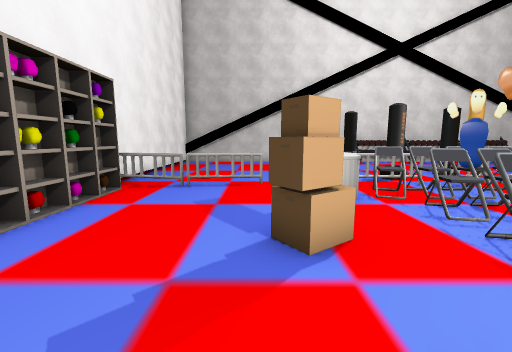
view 1 (above)

21 first-person views from a walk through a 3-D level made in the Unity game engine. The camera is 1.4 m above the floor, tilts 8° down and sees 90° across. The floor is counted in squares, 1 m on a side. Each view is taken from the middle of a square. On the plan, view 1 faces up. The plan holds only what a view shows up to about 13 squares ahead; the rest is blank. The place goes on beyond the plan. The player character is not drawn.

view 2
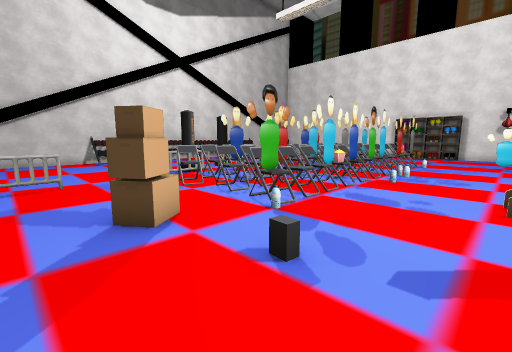

view 3
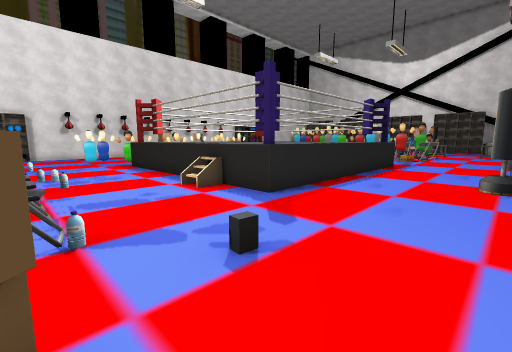

view 4
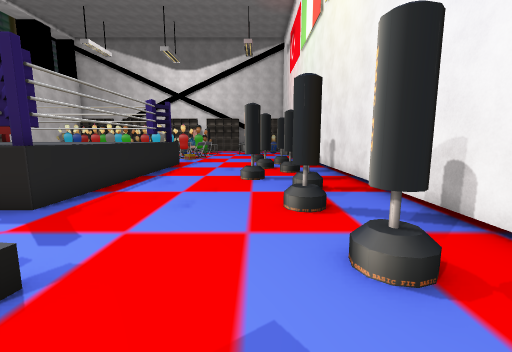

view 5
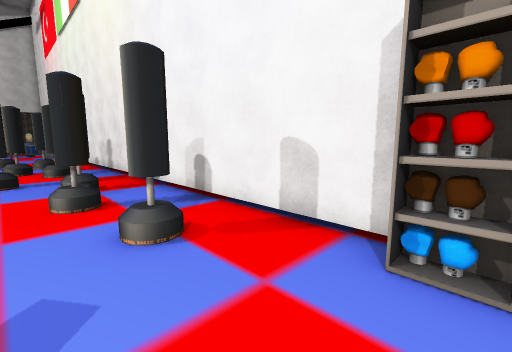

view 6
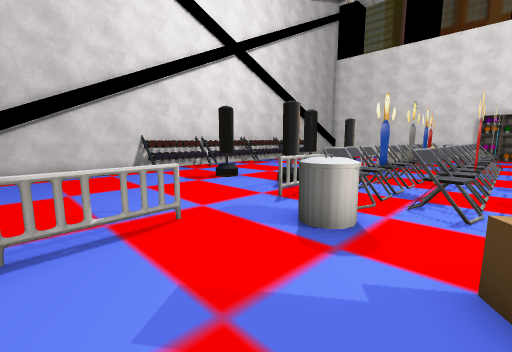

view 7
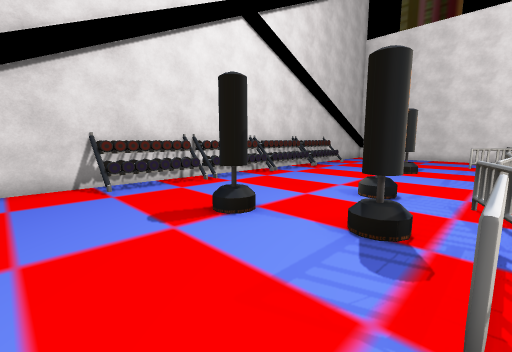

view 8
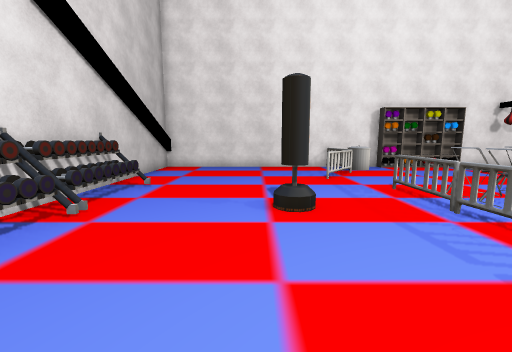

view 9
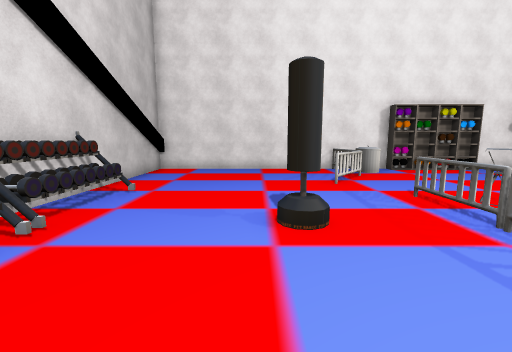

view 10
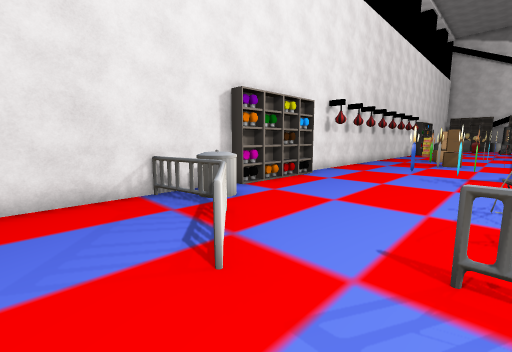

view 11
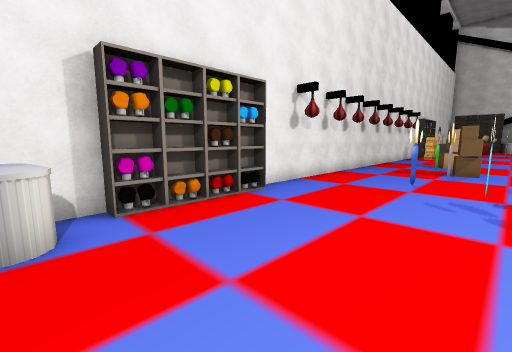

view 12
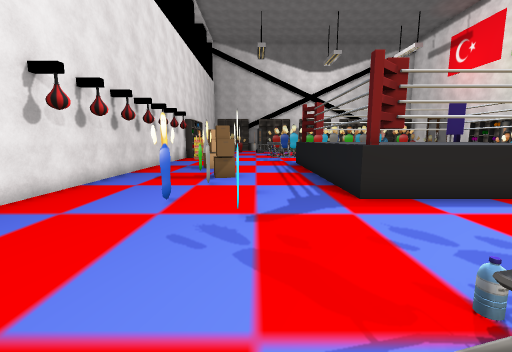

view 13
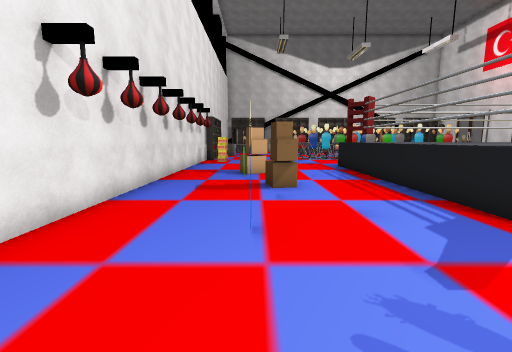

view 14
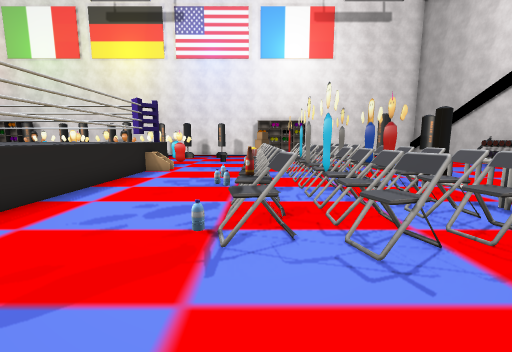

view 15
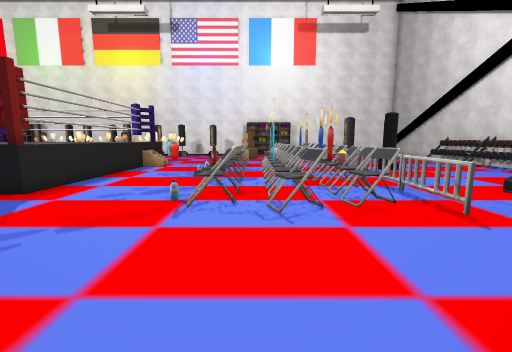

view 16
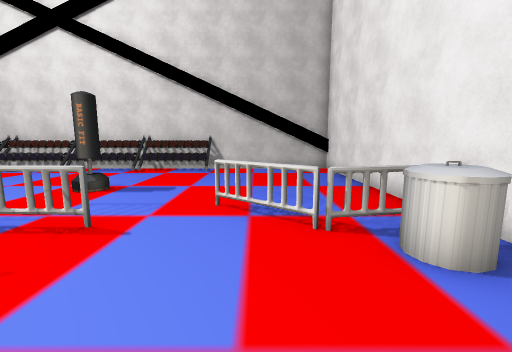

view 17
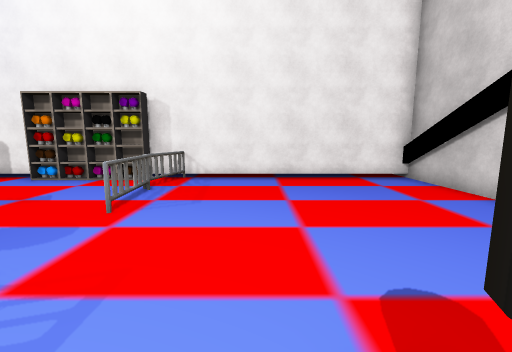

view 18
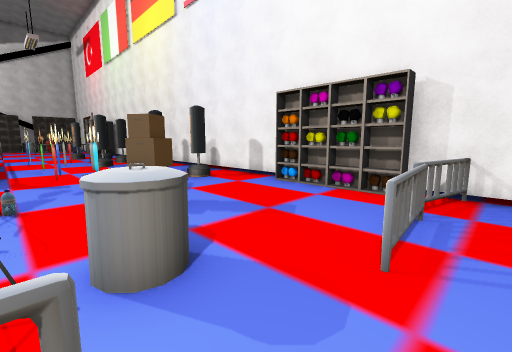

view 19
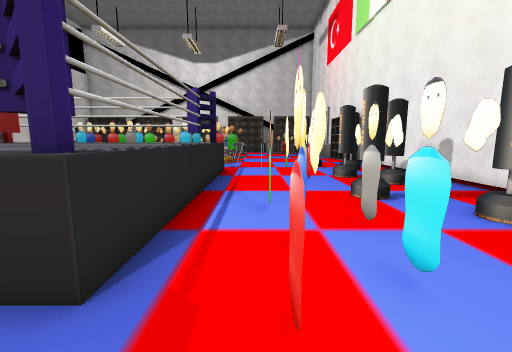

view 20
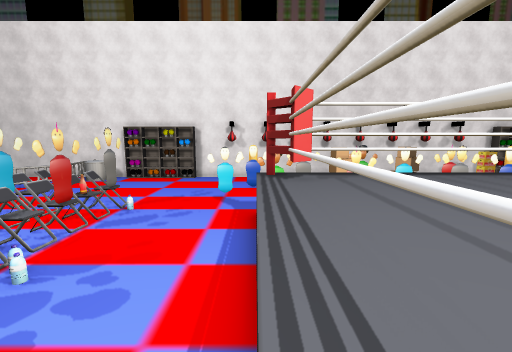

view 21
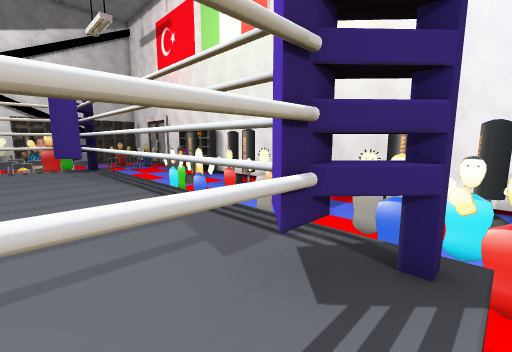

### Floor plan
Key: @ floor where view 1 was taken; # wall or solid block; x gap in a wall; . main floor; : floor 1.25 m higher than the main floor; / step, stairs or slope; = window, fence, low wall or low ledge; ^ raised ledge; O other object.
Columns run from 5 left of view 1 to 22 right of it. Each row starts with its distance up from view 1.
 17 ##########          ########
 16 #.......#####=##=#####.....#
 15 #..........................#
 14 #..........................#
 13 #..........................#
 12 #........O.................#
 11 #.................#........#
 10 #..........................#
  9 #.........x...........==...#
  8 ##=x#=..=============...==x#
  7 ##.....=##########^x.....^^#
  6  #....=^==####^#=^^==.....##
  5  #.......x====^====##.....##
  4  #....#..x................##
  3 ##....#.====#===#====.....##
  2 #.........................##
  1 #..........................#
  0 #....@...............=.....#
 -1 #......=.../.........=.=...#
 -2 #..#.=.=.#=/======#....=...#
 -3 #....==..^########^..=.....#
 -4 #....==..^::::::::^....=...#
 -5 #.#..=#=.^::::::::^.=.#....#
 -6 #...##==.^::::::::^.=.##...#
 -7 #... #=..^::: ::::^..=.=...#
 -8 #......=.^::     :^..=.=...#
 -9 #.##.=.=.^::      ^....#=..#
-10 #. #x=.=.^::      ^..=x=...#
-11 #. ..x.=.^##  ####^..= =...#
-12 #  ..=...#==      #  =
-13 #   .....
-14
-15
-16          ==
-17         ###^
-18          #==
-19          ###

Where each view was taken, in squares from view 1:
view 1: 0 up, 0 right, facing up
view 2: 1 down, 1 left, facing up-right
view 3: 3 up, 1 left, facing down-right
view 4: 3 up, 1 left, facing down
view 5: 4 up, 1 left, facing down-left
view 6: 4 up, 2 left, facing up-right
view 7: 8 up, 1 right, facing up-right
view 8: 12 up, 8 right, facing right
view 9: 12 up, 9 right, facing right
view 10: 11 up, 15 right, facing down-right
view 11: 7 up, 16 right, facing down-right
view 12: 4 up, 16 right, facing down
view 13: 2 up, 18 right, facing down
view 14: 3 up, 18 right, facing left
view 15: 4 up, 20 right, facing left
view 16: 4 up, 18 right, facing up
view 17: 11 up, 5 right, facing left
view 18: 9 up, 3 right, facing down-left
view 19: 0 up, 2 right, facing down
view 20: 2 down, 6 right, facing right
view 21: 2 down, 6 right, facing down-left
